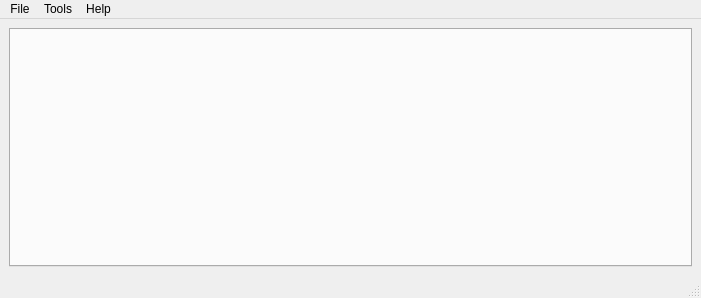
<?xml version="1.0" encoding="UTF-8"?>
<ui version="4.0">
 <class>MainWindow</class>
 <widget class="QMainWindow" name="MainWindow">
  <property name="geometry">
   <rect>
    <x>0</x>
    <y>0</y>
    <width>701</width>
    <height>298</height>
   </rect>
  </property>
  <property name="windowTitle">
   <string>MainWindow</string>
  </property>
  <widget class="QWidget" name="centralwidget">
   <layout class="QVBoxLayout" name="verticalLayout">
    <item>
     <widget class="QTabWidget" name="tabWidget">
      <property name="currentIndex">
       <number>-1</number>
      </property>
     </widget>
    </item>
   </layout>
  </widget>
  <widget class="QMenuBar" name="menubar">
   <property name="geometry">
    <rect>
     <x>0</x>
     <y>0</y>
     <width>701</width>
     <height>24</height>
    </rect>
   </property>
   <widget class="QMenu" name="menuFiles">
    <property name="title">
     <string>File</string>
    </property>
    <addaction name="actionOpen"/>
    <addaction name="actionSave"/>
    <addaction name="actionSave_as"/>
    <addaction name="separator"/>
    <addaction name="actionQuit"/>
   </widget>
   <widget class="QMenu" name="menuTools">
    <property name="title">
     <string>Tools</string>
    </property>
    <widget class="QMenu" name="menuChange_Mode">
     <property name="title">
      <string>Change Mode</string>
     </property>
     <addaction name="actionPowder_TOF"/>
     <addaction name="actionPowder_Elastic"/>
     <addaction name="actionSingle_Crystal_Elastic"/>
    </widget>
    <addaction name="menuChange_Mode"/>
   </widget>
   <widget class="QMenu" name="menuHelp">
    <property name="title">
     <string>Help</string>
    </property>
    <addaction name="actionMantid_help"/>
    <addaction name="actionDNS_website"/>
   </widget>
   <addaction name="menuFiles"/>
   <addaction name="menuTools"/>
   <addaction name="menuHelp"/>
  </widget>
  <widget class="QStatusBar" name="statusbar"/>
  <action name="actionOpen">
   <property name="text">
    <string>Open</string>
   </property>
  </action>
  <action name="actionOpen_last">
   <property name="text">
    <string>Open last</string>
   </property>
  </action>
  <action name="actionSave">
   <property name="text">
    <string>Save</string>
   </property>
  </action>
  <action name="actionSave_as">
   <property name="text">
    <string>Save as..</string>
   </property>
  </action>
  <action name="actionQuit">
   <property name="text">
    <string>Quit</string>
   </property>
  </action>
  <action name="actionSimulation">
   <property name="text">
    <string>Simulation</string>
   </property>
  </action>
  <action name="actionSingle_crystal_elastic">
   <property name="text">
    <string>Single Crystal elastic</string>
   </property>
  </action>
  <action name="actionPowder_Elastic">
   <property name="text">
    <string>Powder Elastic</string>
   </property>
  </action>
  <action name="actionPowder_TOF">
   <property name="text">
    <string>Powder TOF</string>
   </property>
  </action>
  <action name="actionOptions">
   <property name="text">
    <string>Options</string>
   </property>
  </action>
  <action name="actionMantid_help">
   <property name="text">
    <string>Mantid help</string>
   </property>
  </action>
  <action name="actionDNS_website">
   <property name="text">
    <string>DNS website</string>
   </property>
  </action>
  <action name="actionsingle_crystal_elastic">
   <property name="text">
    <string>Single crystal elastic</string>
   </property>
  </action>
  <action name="actionSingle_Crystal_Elastic">
   <property name="text">
    <string>Single Crystal Elastic</string>
   </property>
  </action>
 </widget>
 <resources/>
 <connections/>
</ui>
